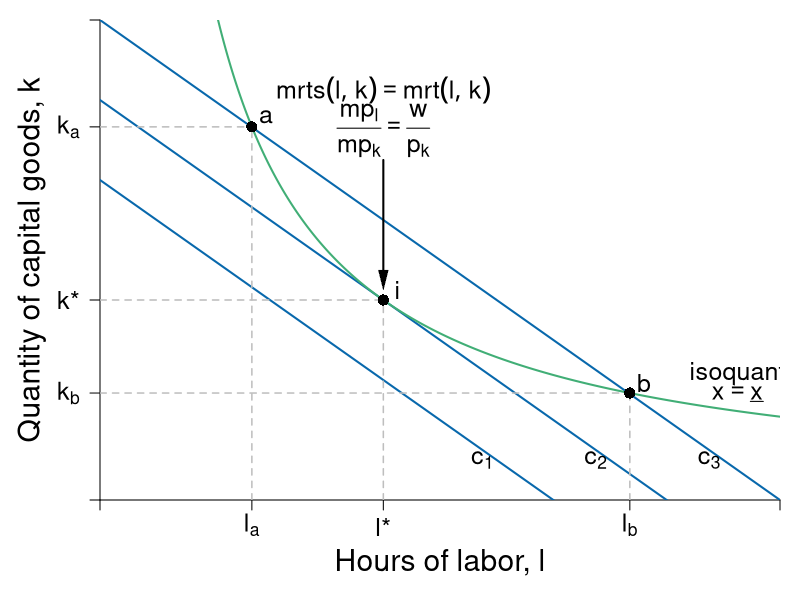

Recreate this plot in R.
require(shape)
pdf(file = "specprodexch/isocost_isoquant.pdf", width = 9, height = 7)

#Set parameters for graphics
pointsize <- 1.8
axislabelsize <- 1.8
labelsize <- 1.5
namesize <- 1.8
annotatesize <- 1.5
graphlinewidth <- 2
segmentlinewidth <- 1.5

COL <- c("#7fc97f", "#beaed4", "#fdc086", "#ffff99", "#386cb0", "#f0027f", "#bf5b17", "#666666")
COLA <- c("#99d8c9","#66c2a4","#41ae76", "#238b45", "#005824")
COLB <- c("#4eb3d3", "#2b8cbe", "#0868ac","#084081")

#Edited the margins to cater for the larger LHS labels
par(mar =  c(5, 5, 1, 1))

isocost <- function(l, c = 10, w = 1, r = 1) {
  c - (w/r)*l
}


isoquant <- function(l, alpha = 0.5, x = 5) {
  (x / l^alpha)^(1/(1 - alpha))
}


xlims <- c(0, 12)
ylims <- c(0, 12)

npts <- 501 
x <- seq(xlims[1], xlims[2], length.out = npts)
y <- seq(ylims[1], ylims[2], length.out = npts) 
a <- c(13, 16.75, 19.25)

plot(0, 0, xlim = xlims, ylim = ylims, type = "n",
     xlab = expression(paste("")),
     ylab = expression(paste("")), 
     xaxt = "n", 
     yaxt = "n", 
     cex.lab = axislabelsize, 
     bty = "n",
     xaxs="i", 
     yaxs="i")

# ticksy <- seq(from = ylims[1], to = ylims[2], by = 1)
# ylabels <- seq(from = ylims[1], to = ylims[2], by = 1)
# ticksx <- seq(from = xlims[1], to = xlims[2], by = 1)
# xlabels <- seq(from = xlims[1], to = xlims[2], by = 1)
ticksy <- c(0, isoquant(l = 2.68), isoquant(l = 5), isoquant(l = 9.35) , ylims[2])
ylabels <- c(NA, expression(paste(k[a])), expression(paste(k,"*")), expression(paste(k[b])), NA)
ticksx <- c(0, 2.68, 5, 9.35, xlims[2])
xlabels <- c(NA, expression(paste(l[a])), expression(paste(l,"*")), expression(paste(l[b])), NA)




axis(1, at = ticksx, pos = 0, labels = xlabels, cex.axis = labelsize)
axis(2, at = ticksy, pos = 0, labels = ylabels, las = 1, cex.axis = labelsize)

npts <- 500 
xx1 <- seq(xlims[1], xlims[2], length.out = npts)

#lines(xx1, bcA(xx1, w = 10, p = 1.5), col = COLB[3], lwd = graphlinewidth)
lines(xx1, isocost(xx1, c = 10, w = 1, r = 1), col = COLB[3], lwd = graphlinewidth)
lines(xx1, isocost(xx1, c = 8, w = 1, r = 1), col = COLB[3], lwd = graphlinewidth)
lines(xx1, isocost(xx1, c = 12, w = 1, r = 1), col = COLB[3], lwd = graphlinewidth)
lines(xx1, isoquant(xx1, x = 5, alpha = 0.5), col = COLA[3], lwd = graphlinewidth)


#Label the axes
mtext(expression(paste("Hours of labor, ", l)), side=1, line = 3, cex = axislabelsize)
text(-1.2, 0.5*ylims[2], expression(paste("Quantity of capital goods, ", k)), xpd = TRUE, cex = axislabelsize, srt = 90) 

#Label the isoquant curve
text(11.25, 3.15, expression("isoquant"), cex = labelsize)
text(11.25, 2.65, expression(paste(x == underline(x))), cex = labelsize)

#Label the price lines
text(6.75, 1, expression(paste(c[1])), cex = labelsize)
#text(8, 1.3, expression(paste(p[x] == 1)))
text(8.75, 1, expression(paste(c[2])),cex = labelsize)
#text(11.3, 3.7, expression(paste(p[x] == 0.5)))
text(10.75, 1, expression(paste(c[3])),cex = labelsize)
#text(11.3, 6.5, expression(paste(p[x] == 0.25)))

#Add the contour plot for the indifference curves
# contour(x, y, 
#         outer(x, y, uA),
#         drawlabels = FALSE,
#         col = COLA[3],
#         lwd = graphlinewidth,
#         levels = a, 
#         xaxs="i", 
#         yaxs="i", 
#         add = TRUE)

#Add the offer curve (superimposed on the indifference curves tangent to the price lines)
#xx2 <- seq(2, xlims[2], length.out = npts)
#lines(xx2, offerCurve(xx2, w = 10, rmax = 2, xmax = 12), col = COL[3], lwd = graphlinewidth)

#Annotate points on offer curve mrs = p for each of p = 1, 0.5, 0.25
#Where mrs = 2 - (1/6)*x

#Label a
segments(2.68, 0, 2.68, isoquant(l = 2.68), lty = 2, col = "gray" , lwd = segmentlinewidth)
segments(0, isoquant(l = 2.68) , 2.68, isoquant(l = 2.68), lty = 2, col = "gray" , lwd = segmentlinewidth)
points(2.68, isoquant(l = 2.68), pch = 16, col = "black", cex = 1.5)
text(2.68 + 0.25, isoquant(l = 2.68) + 0.25, expression(paste(a)), cex = labelsize)

#Label b
segments(9.35, 0, 9.35, isoquant(9.35), lty = 2, col = "gray" , lwd = segmentlinewidth)
segments(0, isoquant(l = 9.35) , 9.35, isoquant(l = 9.35), lty = 2, col = "gray" , lwd = segmentlinewidth)
points(9.35, isoquant(l = 9.35), pch = 16, col = "black", cex = 1.5)
text(9.35 + 0.25, isoquant(l = 9.35) + 0.25, expression(paste(b)), cex = labelsize)


#Label i
segments(0, 5, 5, 5, lty = 2, col = "gray" , lwd = segmentlinewidth)
segments(5, 0, 5, 5, lty = 2, col = "gray" , lwd = segmentlinewidth)
points(5, 5, pch = 16, col = "black", cex = 1.5)
text(5.25, 5.25, expression(paste(i)), cex = labelsize)

#Add mrs = mrt at i
text(5, 10.25, expression(paste(mrts(l,k) == mrt(l,k))), cex = labelsize)
text(5, 9.25, expression(paste(frac(mp[l], mp[k]) == frac(w,p[k]))), cex = labelsize)
Arrows(5, 8.5, 5, 5.5, col = "black", lty = 1, lwd = 2, arr.type = "triangle", arr.lwd = 0.5)


#text(9, 5.9, expression(paste(b)), cex = labelsize)
#text(10.5, 7.775, expression(paste(c)), cex = labelsize)

dev.off()
